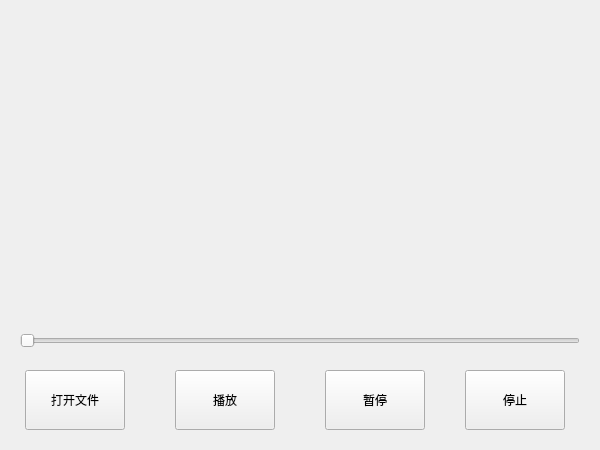
<?xml version="1.0" encoding="UTF-8"?>
<ui version="4.0">
 <class>Widget</class>
 <widget class="QWidget" name="Widget">
  <property name="geometry">
   <rect>
    <x>0</x>
    <y>0</y>
    <width>600</width>
    <height>450</height>
   </rect>
  </property>
  <property name="windowTitle">
   <string>Widget</string>
  </property>
  <widget class="QPushButton" name="pushButton">
   <property name="geometry">
    <rect>
     <x>25</x>
     <y>370</y>
     <width>100</width>
     <height>60</height>
    </rect>
   </property>
   <property name="text">
    <string>打开文件</string>
   </property>
  </widget>
  <widget class="QPushButton" name="pushButton_2">
   <property name="geometry">
    <rect>
     <x>175</x>
     <y>370</y>
     <width>100</width>
     <height>60</height>
    </rect>
   </property>
   <property name="text">
    <string>播放</string>
   </property>
  </widget>
  <widget class="QPushButton" name="pushButton_3">
   <property name="geometry">
    <rect>
     <x>325</x>
     <y>370</y>
     <width>100</width>
     <height>60</height>
    </rect>
   </property>
   <property name="text">
    <string>暂停</string>
   </property>
  </widget>
  <widget class="QPushButton" name="pushButton_4">
   <property name="geometry">
    <rect>
     <x>465</x>
     <y>370</y>
     <width>100</width>
     <height>60</height>
    </rect>
   </property>
   <property name="text">
    <string>停止</string>
   </property>
  </widget>
  <widget class="QSlider" name="horizontalSlider">
   <property name="geometry">
    <rect>
     <x>20</x>
     <y>330</y>
     <width>560</width>
     <height>22</height>
    </rect>
   </property>
   <property name="orientation">
    <enum>Qt::Horizontal</enum>
   </property>
  </widget>
 </widget>
 <layoutdefault spacing="6" margin="11"/>
 <resources/>
 <connections/>
</ui>
